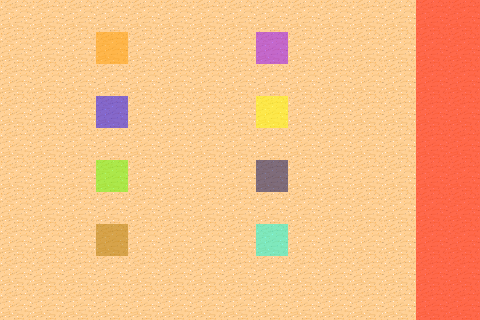

A level layout from a 2D game, rendered from its tile map. Below: a short description, then the map file with tile-grid data replaced by summaries:
An orthogonal 15x10 tile map with 32x32 px tiles, 2 tile layers (Background, MetaInfo), 2 tilesets and 10 objects (HeroPoint, W_Sword001Point, JellyPoint, W_Sword015Point, I_ChestPoint, ...).

<map version="1.0" orientation="orthogonal" renderorder="right-down" width="15" height="10" tilewidth="32" tileheight="32" nextobjectid="12">
 <tileset firstgid="1" name="HolyGrail" tilewidth="32" tileheight="32" spacing="1" margin="1" tilecount="48" columns="8">
  <image source="tmw_desert_spacing.png" width="265" height="199" />
 </tileset>
 <tileset firstgid="49" name="Meta" tilewidth="32" tileheight="32" spacing="1" margin="1" tilecount="10" columns="5">
  <image source="metaset10way.png" width="166" height="67" />
  <tile id="0">
   <properties>
    <property name="Wall" value="YES" />
   </properties>
  </tile>
  <tile id="1">
   <properties>
    <property name="Items" value="W_Sword001" />
   </properties>
  </tile>
  <tile id="2">
   <properties>
    <property name="Items" value="W_Mace008" />
   </properties>
  </tile>
  <tile id="3">
   <properties>
    <property name="Items" value="W_Sword015" />
   </properties>
  </tile>
  <tile id="4">
   <properties>
    <property name="Items" value="I_Key" />
   </properties>
  </tile>
  <tile id="5">
   <properties>
    <property name="Monster" value="Jelly" />
   </properties>
  </tile>
  <tile id="6">
   <properties>
    <property name="Monster" value="Demon" />
   </properties>
  </tile>
  <tile id="7">
   <properties>
    <property name="Monster" value="Wolf" />
   </properties>
  </tile>
  <tile id="9">
   <properties>
    <property name="Exit" value="I_Chest" />
   </properties>
  </tile>
 </tileset>
 <layer name="Background" width="15" height="10">
  <data>[150 cells, 150 non-empty, 1 distinct tile ids]</data>
 </layer>
 <objectgroup name="Objects">
  <object id="1" name="HeroPoint" x="48" y="48" />
  <object id="2" name="W_Sword001Point" x="112" y="48" />
  <object id="3" name="JellyPoint" x="112" y="112" />
  <object id="4" name="W_Sword015Point" x="112" y="176" />
  <object id="5" name="I_ChestPoint" x="112" y="240" />
  <object id="6" name="WolfPoint" x="272" y="48" />
  <object id="7" name="W_Mace008Point" x="272" y="112" />
  <object id="8" name="DemonPoint" x="272" y="176" />
  <object id="9" name="I_KeyPoint" x="272" y="240" />
  <object id="10" name="ItemStatePoint" x="448" y="35" />
 </objectgroup>
 <layer name="MetaInfo" width="15" height="10">
  <data>[150 cells, 28 non-empty, 9 distinct tile ids]</data>
 </layer>
</map>
